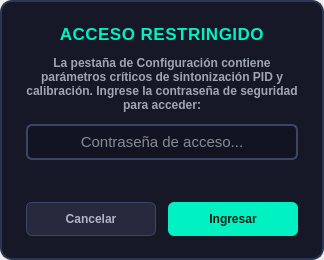
          <widget class="QWidget" name="page_password_input">
           <layout class="QVBoxLayout" name="verticalLayout_pagePasswordInput">
            <property name="spacing">
             <number>0</number>
            </property>
            <property name="leftMargin">
             <number>0</number>
            </property>
            <property name="topMargin">
             <number>0</number>
            </property>
            <property name="rightMargin">
             <number>0</number>
            </property>
            <property name="bottomMargin">
             <number>0</number>
            </property>
            <item>
             <widget class="QFrame" name="frame_passwordContainer">
              <property name="styleSheet">
               <string notr="true">#frame_passwordContainer { background-color: #161827; border: 1.5px solid #2e3553; border-radius: 12px; }</string>
              </property>
              <layout class="QVBoxLayout" name="verticalLayout_passwordCard">
               <property name="spacing">
                <number>12</number>
               </property>
               <property name="leftMargin">
                <number>24</number>
               </property>
               <property name="topMargin">
                <number>22</number>
               </property>
               <property name="rightMargin">
                <number>24</number>
               </property>
               <property name="bottomMargin">
                <number>22</number>
               </property>
               <item>
                <widget class="QLabel" name="label_passwordTitle">
                 <property name="font">
                  <font>
                   <pointsize>13</pointsize>
                   <bold>true</bold>
                  </font>
                 </property>
                 <property name="styleSheet">
                  <string notr="true">color: #00f2c3; letter-spacing: 0.5px;</string>
                 </property>
                 <property name="text">
                  <string>ACCESO RESTRINGIDO</string>
                 </property>
                 <property name="alignment">
                  <set>Qt::AlignmentFlag::AlignCenter</set>
                 </property>
                </widget>
               </item>
               <item>
                <widget class="QLabel" name="label_passwordSubTitle">
                 <property name="font">
                  <font>
                   <pointsize>9</pointsize>
                   <bold>true</bold>
                  </font>
                 </property>
                 <property name="styleSheet">
                  <string notr="true">color: #a0a5b5;</string>
                 </property>
                 <property name="text">
                  <string>La pestaña de Configuración contiene parámetros críticos de sintonización PID y calibración. Ingrese la contraseña de seguridad para acceder:</string>
                 </property>
                 <property name="alignment">
                  <set>Qt::AlignmentFlag::AlignCenter</set>
                 </property>
                 <property name="wordWrap">
                  <bool>true</bool>
                 </property>
                </widget>
               </item>
               <item>
                <widget class="QLineEdit" name="lineEdit_configPassword">
                 <property name="minimumSize">
                  <size>
                   <width>0</width>
                   <height>36</height>
                  </size>
                 </property>
                 <property name="font">
                  <font>
                   <pointsize>11</pointsize>
                  </font>
                 </property>
                 <property name="styleSheet">
                  <string notr="true">QLineEdit#lineEdit_configPassword { background-color: #121422; border: 1.5px solid #3d4566; border-radius: 6px; color: #ffffff; padding: 4px 12px; } QLineEdit#lineEdit_configPassword:focus { border: 1.5px solid #00f2c3; }</string>
                 </property>
                 <property name="echoMode">
                  <enum>QLineEdit::EchoMode::Password</enum>
                 </property>
                 <property name="alignment">
                  <set>Qt::AlignmentFlag::AlignCenter</set>
                 </property>
                 <property name="placeholderText">
                  <string>Contraseña de acceso...</string>
                 </property>
                </widget>
               </item>
               <item>
                <widget class="QLabel" name="label_passwordFeedback">
                 <property name="minimumSize">
                  <size>
                   <width>0</width>
                   <height>18</height>
                  </size>
                 </property>
                 <property name="font">
                  <font>
                   <pointsize>8</pointsize>
                   <bold>true</bold>
                  </font>
                 </property>
                 <property name="styleSheet">
                  <string notr="true">color: #ff5252;</string>
                 </property>
                 <property name="text">
                  <string/>
                 </property>
                 <property name="alignment">
                  <set>Qt::AlignmentFlag::AlignCenter</set>
                 </property>
                </widget>
               </item>
               <item>
                <layout class="QHBoxLayout" name="horizontalLayout_passwordButtons">
                 <property name="spacing">
                  <number>12</number>
                 </property>
                 <item>
                  <widget class="QPushButton" name="btn_password_cancel">
                   <property name="minimumSize">
                    <size>
                     <width>110</width>
                     <height>34</height>
                    </size>
                   </property>
                   <property name="font">
                    <font>
                     <bold>true</bold>
                    </font>
                   </property>
                   <property name="cursor">
                    <cursorShape>PointingHandCursor</cursorShape>
                   </property>
                   <property name="styleSheet">
                    <string notr="true">QPushButton#btn_password_cancel { background-color: #27293d; color: #b0b4c8; border: 1px solid #3d4566; border-radius: 6px; font-weight: bold; padding: 6px 14px; } QPushButton#btn_password_cancel:hover { background-color: #353852; color: #ffffff; }</string>
                   </property>
                   <property name="text">
                    <string>Cancelar</string>
                   </property>
                   <property name="autoDefault">
                    <bool>false</bool>
                   </property>
                   <property name="default">
                    <bool>false</bool>
                   </property>
                  </widget>
                 </item>
                 <item>
                  <widget class="QPushButton" name="btn_password_accept">
                   <property name="minimumSize">
                    <size>
                     <width>110</width>
                     <height>34</height>
                    </size>
                   </property>
                   <property name="font">
                    <font>
                     <bold>true</bold>
                    </font>
                   </property>
                   <property name="cursor">
                    <cursorShape>PointingHandCursor</cursorShape>
                   </property>
                   <property name="styleSheet">
                    <string notr="true">QPushButton#btn_password_accept { background-color: #00f2c3; color: #081a10; border: none; border-radius: 6px; font-weight: bold; padding: 6px 14px; } QPushButton#btn_password_accept:hover { background-color: #26ff8a; } QPushButton#btn_password_accept:pressed { background-color: #00c99a; }</string>
                   </property>
                   <property name="text">
                    <string>Ingresar</string>
                   </property>
                   <property name="default">
                    <bool>true</bool>
                   </property>
                  </widget>
                 </item>
                </layout>
               </item>
              </layout>
             </widget>
            </item>
           </layout>
          </widget>
